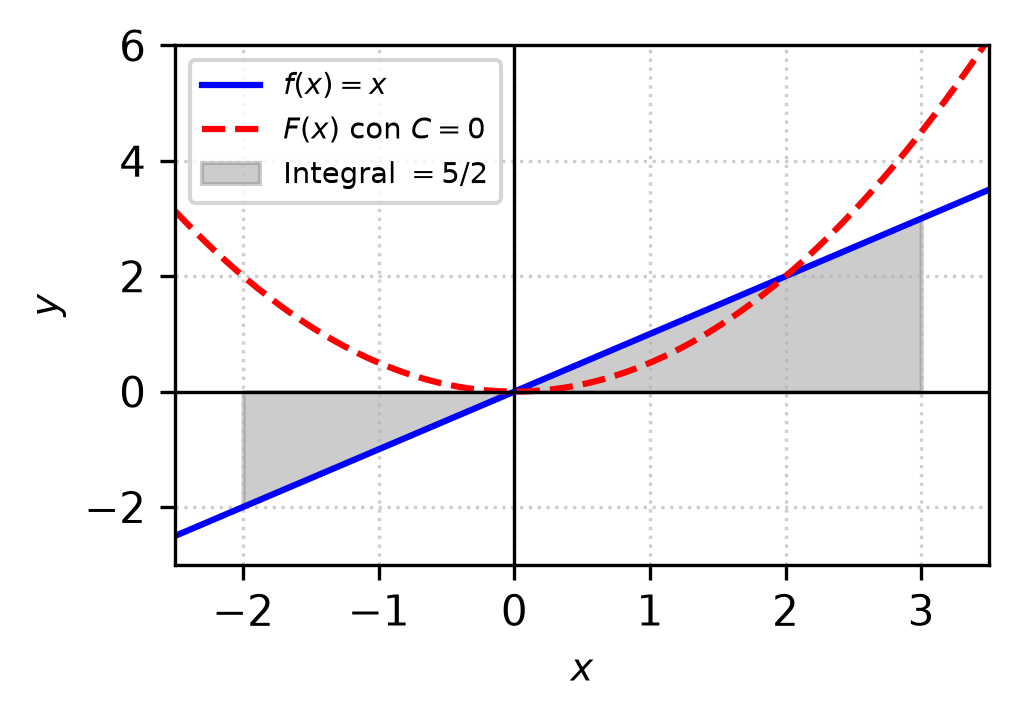

Write the Python code that produced this figure.
import matplotlib
matplotlib.use('Agg')
import matplotlib.pyplot as plt
import numpy as np

# Configuración de estilo para IEEE (ancho de columna en pulgadas ~3.5)
fig, ax = plt.subplots(figsize=(3.5, 2.5))

# Definir función y antiderivada con C=0
def f(x):
    return x

def F(x):
    return 0.5 * x**2  # F(x) con C = 0

# Generar puntos para las gráficas
x_vals = np.linspace(-2.5, 3.5, 400)
x_fill = np.linspace(-2, 3, 200)

# Graficar la función f(x) y la antiderivada F(x)
ax.plot(x_vals, f(x_vals), label=r'$f(x) = x$', color='blue')
ax.plot(x_vals, F(x_vals), label=r'$F(x)$ con $C=0$', color='red', linestyle='--')

# Sombrear el área de la integral definida desde x = -2 hasta x = 3
ax.fill_between(x_fill, 0, f(x_fill), color='gray', alpha=0.4, label=r'Integral $= 5/2$')

# Configuración de ejes y etiquetas
ax.axhline(0, color='black', linewidth=0.8)
ax.axvline(0, color='black', linewidth=0.8)
ax.set_xlim([-2.5, 3.5])
ax.set_ylim([-3, 6])
ax.set_xlabel(r'$x$', fontsize=9)
ax.set_ylabel(r'$y$', fontsize=9)
ax.legend(fontsize=7, loc='upper left')
ax.grid(True, linestyle=':', alpha=0.6)

plt.tight_layout()

# Guardar en la carpeta de la Semana 06
plt.savefig(r'semana_06/graficas/SEM06_P04_grafica.png', dpi=300, bbox_inches='tight')
plt.close()
